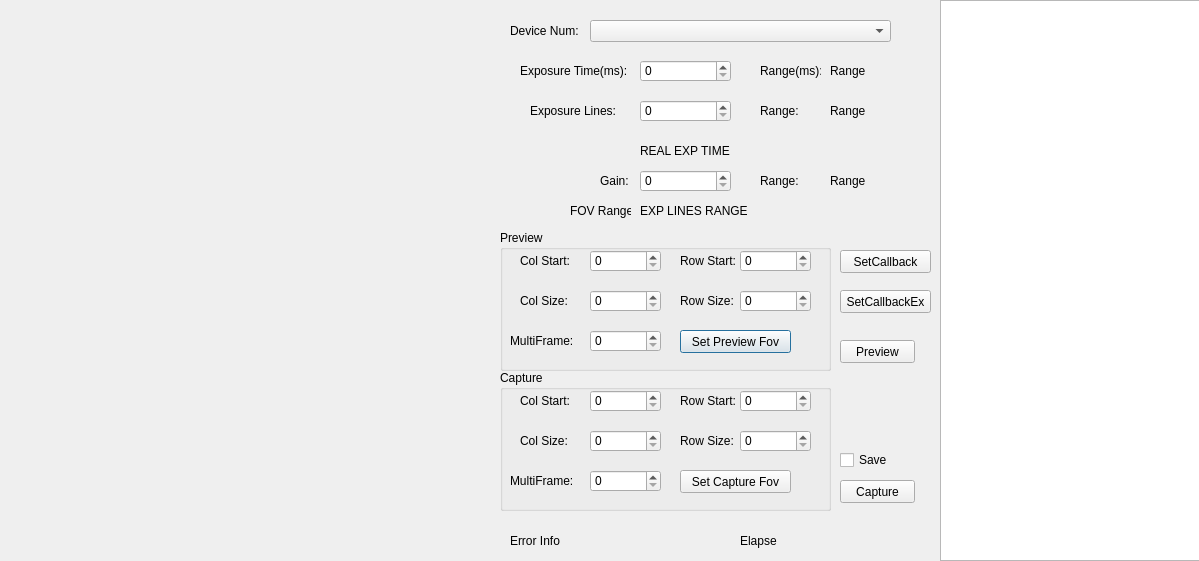
<?xml version="1.0" encoding="UTF-8"?>
<ui version="4.0">
 <class>KSJDemoQT_Callback</class>
 <widget class="QDialog" name="KSJDemoQT_Callback">
  <property name="geometry">
   <rect>
    <x>0</x>
    <y>0</y>
    <width>1199</width>
    <height>561</height>
   </rect>
  </property>
  <property name="windowTitle">
   <string>KSJDemoQT</string>
  </property>
  <widget class="QWidget" name="PREVIEWWND_Widget" native="true">
   <property name="geometry">
    <rect>
     <x>-10</x>
     <y>0</y>
     <width>501</width>
     <height>561</height>
    </rect>
   </property>
  </widget>
  <widget class="QLabel" name="DEVICENUM_Label">
   <property name="geometry">
    <rect>
     <x>510</x>
     <y>20</y>
     <width>71</width>
     <height>21</height>
    </rect>
   </property>
   <property name="text">
    <string>Device Num:</string>
   </property>
  </widget>
  <widget class="QComboBox" name="DEVICE_LIST_ComboBox">
   <property name="geometry">
    <rect>
     <x>590</x>
     <y>20</y>
     <width>301</width>
     <height>22</height>
    </rect>
   </property>
  </widget>
  <widget class="QSpinBox" name="ExposureLinesSpinBox">
   <property name="geometry">
    <rect>
     <x>640</x>
     <y>100</y>
     <width>91</width>
     <height>22</height>
    </rect>
   </property>
  </widget>
  <widget class="QSpinBox" name="GainSpinBox">
   <property name="geometry">
    <rect>
     <x>640</x>
     <y>170</y>
     <width>91</width>
     <height>22</height>
    </rect>
   </property>
  </widget>
  <widget class="QLabel" name="label_6">
   <property name="geometry">
    <rect>
     <x>600</x>
     <y>170</y>
     <width>41</width>
     <height>21</height>
    </rect>
   </property>
   <property name="text">
    <string>Gain:</string>
   </property>
  </widget>
  <widget class="QLabel" name="label_7">
   <property name="geometry">
    <rect>
     <x>520</x>
     <y>60</y>
     <width>111</width>
     <height>21</height>
    </rect>
   </property>
   <property name="text">
    <string>Exposure Time(ms):</string>
   </property>
  </widget>
  <widget class="QLabel" name="label_8">
   <property name="geometry">
    <rect>
     <x>530</x>
     <y>100</y>
     <width>91</width>
     <height>21</height>
    </rect>
   </property>
   <property name="text">
    <string>Exposure Lines:</string>
   </property>
  </widget>
  <widget class="QSpinBox" name="ExposureTimeSpinBox">
   <property name="geometry">
    <rect>
     <x>640</x>
     <y>60</y>
     <width>91</width>
     <height>22</height>
    </rect>
   </property>
  </widget>
  <widget class="QLabel" name="label_9">
   <property name="geometry">
    <rect>
     <x>760</x>
     <y>60</y>
     <width>61</width>
     <height>21</height>
    </rect>
   </property>
   <property name="text">
    <string>Range(ms):</string>
   </property>
  </widget>
  <widget class="QLabel" name="label_10">
   <property name="geometry">
    <rect>
     <x>760</x>
     <y>100</y>
     <width>41</width>
     <height>21</height>
    </rect>
   </property>
   <property name="text">
    <string>Range:</string>
   </property>
  </widget>
  <widget class="QLabel" name="label_11">
   <property name="geometry">
    <rect>
     <x>760</x>
     <y>170</y>
     <width>41</width>
     <height>21</height>
    </rect>
   </property>
   <property name="text">
    <string>Range:</string>
   </property>
  </widget>
  <widget class="QLabel" name="EXPOSURE_TIME_RANGE_Label">
   <property name="geometry">
    <rect>
     <x>830</x>
     <y>60</y>
     <width>71</width>
     <height>21</height>
    </rect>
   </property>
   <property name="text">
    <string>Range</string>
   </property>
  </widget>
  <widget class="QLabel" name="EXPOSURE_LINES_RANGE_Label">
   <property name="geometry">
    <rect>
     <x>830</x>
     <y>100</y>
     <width>71</width>
     <height>21</height>
    </rect>
   </property>
   <property name="text">
    <string>Range</string>
   </property>
  </widget>
  <widget class="QLabel" name="GAIN_RANGE_Label">
   <property name="geometry">
    <rect>
     <x>830</x>
     <y>170</y>
     <width>71</width>
     <height>21</height>
    </rect>
   </property>
   <property name="text">
    <string>Range</string>
   </property>
  </widget>
  <widget class="QLabel" name="EXPOSURE_TIME_REAL_Label">
   <property name="geometry">
    <rect>
     <x>640</x>
     <y>140</y>
     <width>201</width>
     <height>21</height>
    </rect>
   </property>
   <property name="text">
    <string>REAL EXP TIME</string>
   </property>
  </widget>
  <widget class="QLabel" name="FOV_RANGE_Label">
   <property name="geometry">
    <rect>
     <x>640</x>
     <y>200</y>
     <width>201</width>
     <height>21</height>
    </rect>
   </property>
   <property name="text">
    <string>EXP LINES RANGE</string>
   </property>
  </widget>
  <widget class="QLabel" name="label_12">
   <property name="geometry">
    <rect>
     <x>570</x>
     <y>200</y>
     <width>61</width>
     <height>21</height>
    </rect>
   </property>
   <property name="text">
    <string>FOV Range:</string>
   </property>
  </widget>
  <widget class="QGroupBox" name="groupBox">
   <property name="geometry">
    <rect>
     <x>500</x>
     <y>230</y>
     <width>331</width>
     <height>141</height>
    </rect>
   </property>
   <property name="title">
    <string>Preview</string>
   </property>
   <widget class="QLabel" name="label">
    <property name="geometry">
     <rect>
      <x>20</x>
      <y>20</y>
      <width>61</width>
      <height>21</height>
     </rect>
    </property>
    <property name="text">
     <string>Col Start:</string>
    </property>
   </widget>
   <widget class="QLabel" name="label_2">
    <property name="geometry">
     <rect>
      <x>180</x>
      <y>20</y>
      <width>61</width>
      <height>21</height>
     </rect>
    </property>
    <property name="text">
     <string>Row Start:</string>
    </property>
   </widget>
   <widget class="QLabel" name="label_3">
    <property name="geometry">
     <rect>
      <x>20</x>
      <y>60</y>
      <width>61</width>
      <height>21</height>
     </rect>
    </property>
    <property name="text">
     <string>Col Size:</string>
    </property>
   </widget>
   <widget class="QLabel" name="label_4">
    <property name="geometry">
     <rect>
      <x>180</x>
      <y>60</y>
      <width>61</width>
      <height>21</height>
     </rect>
    </property>
    <property name="text">
     <string>Row Size:</string>
    </property>
   </widget>
   <widget class="QLabel" name="label_5">
    <property name="geometry">
     <rect>
      <x>10</x>
      <y>100</y>
      <width>71</width>
      <height>21</height>
     </rect>
    </property>
    <property name="text">
     <string>MultiFrame:</string>
    </property>
   </widget>
   <widget class="QPushButton" name="SetPreviewFovButton">
    <property name="geometry">
     <rect>
      <x>180</x>
      <y>100</y>
      <width>111</width>
      <height>23</height>
     </rect>
    </property>
    <property name="text">
     <string>Set Preview Fov</string>
    </property>
   </widget>
   <widget class="QSpinBox" name="PreviewColStartSpinBox">
    <property name="geometry">
     <rect>
      <x>90</x>
      <y>20</y>
      <width>71</width>
      <height>22</height>
     </rect>
    </property>
   </widget>
   <widget class="QSpinBox" name="PreviewColSizeSpinBox">
    <property name="geometry">
     <rect>
      <x>90</x>
      <y>60</y>
      <width>71</width>
      <height>22</height>
     </rect>
    </property>
   </widget>
   <widget class="QSpinBox" name="PreviewRowStartSpinBox">
    <property name="geometry">
     <rect>
      <x>240</x>
      <y>20</y>
      <width>71</width>
      <height>22</height>
     </rect>
    </property>
   </widget>
   <widget class="QSpinBox" name="PreviewRowSizeSpinBox">
    <property name="geometry">
     <rect>
      <x>240</x>
      <y>60</y>
      <width>71</width>
      <height>22</height>
     </rect>
    </property>
   </widget>
   <widget class="QSpinBox" name="PreviewMultiFrameSpinBox">
    <property name="geometry">
     <rect>
      <x>90</x>
      <y>100</y>
      <width>71</width>
      <height>22</height>
     </rect>
    </property>
   </widget>
  </widget>
  <widget class="QGroupBox" name="groupBox_2">
   <property name="geometry">
    <rect>
     <x>500</x>
     <y>370</y>
     <width>331</width>
     <height>141</height>
    </rect>
   </property>
   <property name="title">
    <string>Capture</string>
   </property>
   <widget class="QLabel" name="label_18">
    <property name="geometry">
     <rect>
      <x>20</x>
      <y>20</y>
      <width>61</width>
      <height>21</height>
     </rect>
    </property>
    <property name="text">
     <string>Col Start:</string>
    </property>
   </widget>
   <widget class="QLabel" name="label_19">
    <property name="geometry">
     <rect>
      <x>180</x>
      <y>20</y>
      <width>61</width>
      <height>21</height>
     </rect>
    </property>
    <property name="text">
     <string>Row Start:</string>
    </property>
   </widget>
   <widget class="QLabel" name="label_20">
    <property name="geometry">
     <rect>
      <x>20</x>
      <y>60</y>
      <width>61</width>
      <height>21</height>
     </rect>
    </property>
    <property name="text">
     <string>Col Size:</string>
    </property>
   </widget>
   <widget class="QLabel" name="label_21">
    <property name="geometry">
     <rect>
      <x>180</x>
      <y>60</y>
      <width>61</width>
      <height>21</height>
     </rect>
    </property>
    <property name="text">
     <string>Row Size:</string>
    </property>
   </widget>
   <widget class="QLabel" name="label_22">
    <property name="geometry">
     <rect>
      <x>10</x>
      <y>100</y>
      <width>71</width>
      <height>21</height>
     </rect>
    </property>
    <property name="text">
     <string>MultiFrame:</string>
    </property>
   </widget>
   <widget class="QPushButton" name="SetCaptureFovButton">
    <property name="geometry">
     <rect>
      <x>180</x>
      <y>100</y>
      <width>111</width>
      <height>23</height>
     </rect>
    </property>
    <property name="text">
     <string>Set Capture Fov</string>
    </property>
   </widget>
   <widget class="QSpinBox" name="CaptureColStartSpinBox">
    <property name="geometry">
     <rect>
      <x>90</x>
      <y>20</y>
      <width>71</width>
      <height>22</height>
     </rect>
    </property>
   </widget>
   <widget class="QSpinBox" name="CaptureColSizeSpinBox">
    <property name="geometry">
     <rect>
      <x>90</x>
      <y>60</y>
      <width>71</width>
      <height>22</height>
     </rect>
    </property>
   </widget>
   <widget class="QSpinBox" name="CaptureRowStartSpinBox">
    <property name="geometry">
     <rect>
      <x>240</x>
      <y>20</y>
      <width>71</width>
      <height>22</height>
     </rect>
    </property>
   </widget>
   <widget class="QSpinBox" name="CaptureRowSizeSpinBox">
    <property name="geometry">
     <rect>
      <x>240</x>
      <y>60</y>
      <width>71</width>
      <height>22</height>
     </rect>
    </property>
   </widget>
   <widget class="QSpinBox" name="CaptureMultiFrameSpinBox">
    <property name="geometry">
     <rect>
      <x>90</x>
      <y>100</y>
      <width>71</width>
      <height>22</height>
     </rect>
    </property>
   </widget>
  </widget>
  <widget class="QPushButton" name="PreviewButton">
   <property name="geometry">
    <rect>
     <x>840</x>
     <y>340</y>
     <width>75</width>
     <height>23</height>
    </rect>
   </property>
   <property name="text">
    <string>Preview</string>
   </property>
  </widget>
  <widget class="QPushButton" name="CaptureButton">
   <property name="geometry">
    <rect>
     <x>840</x>
     <y>480</y>
     <width>75</width>
     <height>23</height>
    </rect>
   </property>
   <property name="text">
    <string>Capture</string>
   </property>
  </widget>
  <widget class="QLabel" name="ERROR_INFO_Label">
   <property name="geometry">
    <rect>
     <x>510</x>
     <y>530</y>
     <width>201</width>
     <height>21</height>
    </rect>
   </property>
   <property name="text">
    <string>Error Info</string>
   </property>
  </widget>
  <widget class="QLabel" name="ELAPSE_TIME_Label">
   <property name="geometry">
    <rect>
     <x>740</x>
     <y>530</y>
     <width>121</width>
     <height>21</height>
    </rect>
   </property>
   <property name="text">
    <string>Elapse</string>
   </property>
  </widget>
  <widget class="QTableWidget" name="FunctionTableWidget">
   <property name="geometry">
    <rect>
     <x>940</x>
     <y>0</y>
     <width>291</width>
     <height>561</height>
    </rect>
   </property>
  </widget>
  <widget class="QCheckBox" name="SaveCheckBox">
   <property name="geometry">
    <rect>
     <x>840</x>
     <y>450</y>
     <width>71</width>
     <height>20</height>
    </rect>
   </property>
   <property name="text">
    <string>Save</string>
   </property>
  </widget>
  <widget class="QPushButton" name="SetCallbackButton">
   <property name="geometry">
    <rect>
     <x>840</x>
     <y>250</y>
     <width>91</width>
     <height>23</height>
    </rect>
   </property>
   <property name="text">
    <string>SetCallback</string>
   </property>
  </widget>
  <widget class="QPushButton" name="SetCallbackExButton">
   <property name="geometry">
    <rect>
     <x>840</x>
     <y>290</y>
     <width>91</width>
     <height>23</height>
    </rect>
   </property>
   <property name="text">
    <string>SetCallbackEx</string>
   </property>
  </widget>
 </widget>
 <resources/>
 <connections/>
</ui>
